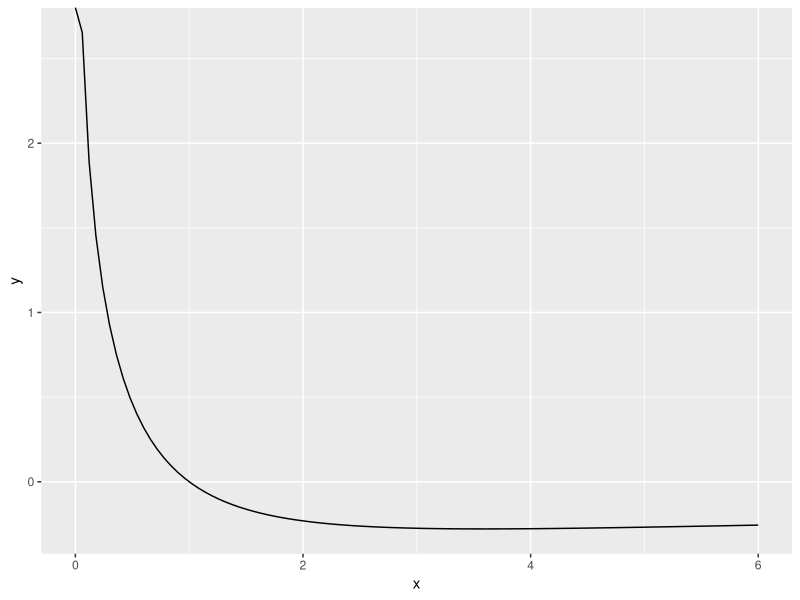
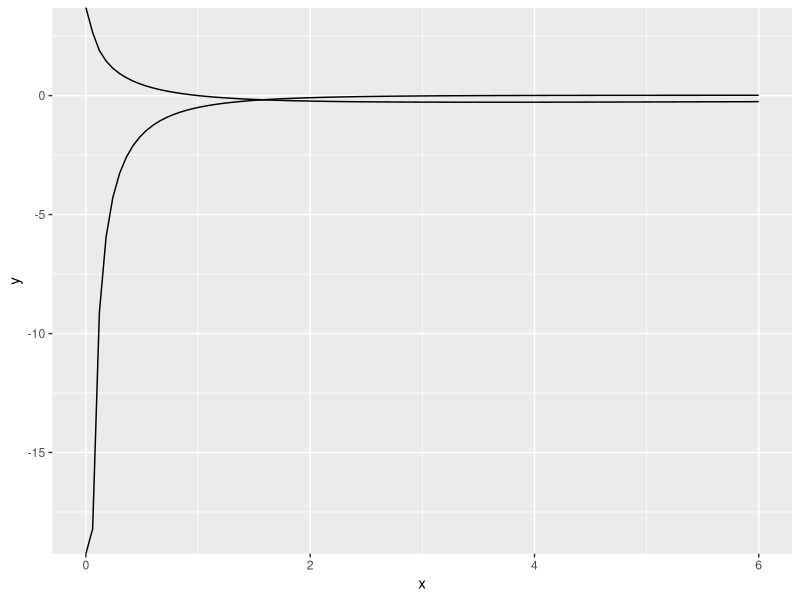

R code for these plots, in order:
## ---- chunk 1
f <- function(x) {
  return (-log(x)/(x+1))
}
f(0)
f(2)
## ---- chunk 2
library(ggplot2)
base <- ggplot(data = data.frame(x = c(0, 6)), aes(x))
base + stat_function(fun = f) 
## ---- chunk 3
diff.quot <- function(x, h=0.0001) {
  return ((f(x+h)-f(x))/h)
}
## ---- chunk 4
base + stat_function(fun = f) + stat_function(fun = diff.quot) 
## ---- chunk 5
basic.grad.descent <- function(x, max.iter = 10000, stop.deriv = 1e-10, h = .0001, step.scale = .5) {
  iter = 0
  prime = Inf
  x_init = x
  
  while((abs(prime) > stop.deriv) & (iter < max.iter)) {
    prime = diff.quot(x_init, h)
    x_init = x_init - step.scale * prime
    iter = iter + 1
  }
  
  res = list(x_res = x_init, f_res = f(x_init), iter_res = iter, conv = (iter < max.iter))
  
  return (res)
}

basic.grad.descent(1)
## ---- chunk 6
nlm(f, 1)
